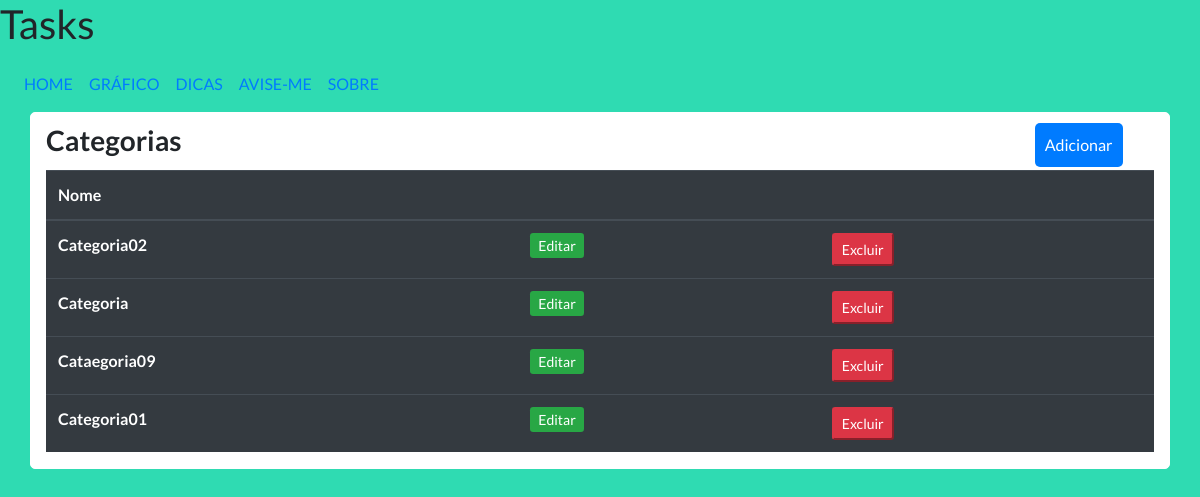
Page /task/categoria/ on the earlier database version.
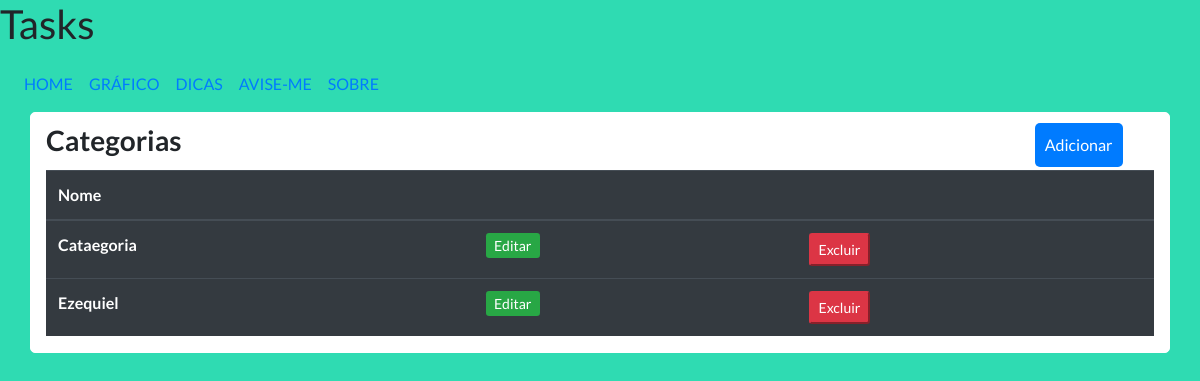
Same page on the later database version.
### taskProject/models.py (models this page shows, shortened)
class Categoria(models.Model):
    nome = models.CharField(max_length=20, null=False)

### taskProject/views.py (the view)
# urls.py: path('categoria/', views.exibir_categoria, name='exibir_categoria'),
def exibir_categoria(request):
    categorias = Categoria.objects.all()
    return render(request, 'taskProject/exibir_categoria.html',{'categorias':categorias})

### taskProject/templates/taskProject/exibir_categoria.html (shortened to what this page needs)
{% extends 'taskProject/barra_superior.html' %}
    {% block content %}
      <div>
        <h3 style = "display: inline-block"><strong>Categorias</strong></h3>
        <a style = "display: inline-block; margin-left: 850px; padding:10px; color:#fff; border-radius: 5px; margin-top:10px;margin-bottom:3px; " type = "button" class = "bg-primary" href = "{% url 'cadastro_categoria' %}" >Adicionar</a>
      </div>
      <div>
            <table class="table table-dark">
                  <thead>
                    <tr>
                      <th scope="col">Nome</th>
                      <th scope="col"></th>
                      <th scope="col"></th>
                    </tr>
                  </thead>
                  <tbody>
                  {% for categoria in categorias %}
                    <tr>
                      <th scope="row">{{categoria.nome}}</th>
                      <td><a href="{% url 'editar_categoria' categoria.id %}" class=" btn-success btn-sm">Editar</a></td>
                      <td>
                      <button type="button"  class=" btn-danger btn-sm" data-toggle="modal" data-target="#exampleModal" data-categoriaid = {{categoria.id}}>
                        Excluir
                      </button>
                      </td>
                    </tr>
                    {%endfor%}
                  </tbody>
                </table>
      </div>
        </div>
      {% endblock content  %}

Differences in the rows shown:
removed Categoria: nome "Categoria02"
removed Categoria: nome "Categoria"
removed Categoria: nome "Cataegoria09"
removed Categoria: nome "Categoria01"
added Categoria: nome "Cataegoria"
added Categoria: nome "Ezequiel"
